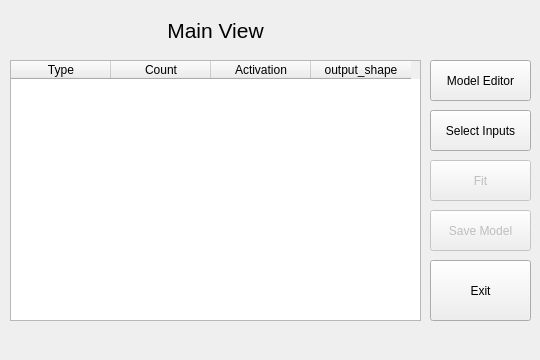
<?xml version="1.0" encoding="UTF-8"?>
<ui version="4.0">
 <class>Form</class>
 <widget class="QWidget" name="Form">
  <property name="geometry">
   <rect>
    <x>0</x>
    <y>0</y>
    <width>540</width>
    <height>360</height>
   </rect>
  </property>
  <property name="minimumSize">
   <size>
    <width>540</width>
    <height>360</height>
   </size>
  </property>
  <property name="maximumSize">
   <size>
    <width>540</width>
    <height>360</height>
   </size>
  </property>
  <property name="baseSize">
   <size>
    <width>480</width>
    <height>360</height>
   </size>
  </property>
  <property name="windowTitle">
   <string>Form</string>
  </property>
  <widget class="QLabel" name="label">
   <property name="geometry">
    <rect>
     <x>20</x>
     <y>10</y>
     <width>391</width>
     <height>41</height>
    </rect>
   </property>
   <property name="font">
    <font>
     <pointsize>16</pointsize>
    </font>
   </property>
   <property name="text">
    <string>Main View</string>
   </property>
   <property name="alignment">
    <set>Qt::AlignCenter</set>
   </property>
  </widget>
  <widget class="QPushButton" name="newmdl">
   <property name="geometry">
    <rect>
     <x>430</x>
     <y>60</y>
     <width>101</width>
     <height>41</height>
    </rect>
   </property>
   <property name="text">
    <string>Model Editor</string>
   </property>
  </widget>
  <widget class="QPushButton" name="exit">
   <property name="geometry">
    <rect>
     <x>430</x>
     <y>260</y>
     <width>101</width>
     <height>61</height>
    </rect>
   </property>
   <property name="text">
    <string>Exit</string>
   </property>
  </widget>
  <widget class="QTableWidget" name="mdltable">
   <property name="geometry">
    <rect>
     <x>10</x>
     <y>60</y>
     <width>411</width>
     <height>261</height>
    </rect>
   </property>
   <property name="verticalScrollBarPolicy">
    <enum>Qt::ScrollBarAlwaysOff</enum>
   </property>
   <property name="horizontalScrollBarPolicy">
    <enum>Qt::ScrollBarAlwaysOff</enum>
   </property>
   <property name="sizeAdjustPolicy">
    <enum>QAbstractScrollArea::AdjustToContents</enum>
   </property>
   <property name="autoScroll">
    <bool>true</bool>
   </property>
   <property name="rowCount">
    <number>0</number>
   </property>
   <property name="columnCount">
    <number>4</number>
   </property>
   <column>
    <property name="text">
     <string>Type</string>
    </property>
   </column>
   <column>
    <property name="text">
     <string>Count</string>
    </property>
   </column>
   <column>
    <property name="text">
     <string>Activation</string>
    </property>
   </column>
   <column>
    <property name="text">
     <string>output_shape</string>
    </property>
   </column>
  </widget>
  <widget class="QPushButton" name="selectinp">
   <property name="geometry">
    <rect>
     <x>430</x>
     <y>110</y>
     <width>101</width>
     <height>41</height>
    </rect>
   </property>
   <property name="text">
    <string>Select Inputs</string>
   </property>
  </widget>
  <widget class="QPushButton" name="savemdl">
   <property name="enabled">
    <bool>false</bool>
   </property>
   <property name="geometry">
    <rect>
     <x>430</x>
     <y>210</y>
     <width>101</width>
     <height>41</height>
    </rect>
   </property>
   <property name="text">
    <string>Save Model</string>
   </property>
  </widget>
  <widget class="QPushButton" name="selectinp_2">
   <property name="enabled">
    <bool>false</bool>
   </property>
   <property name="geometry">
    <rect>
     <x>430</x>
     <y>160</y>
     <width>101</width>
     <height>41</height>
    </rect>
   </property>
   <property name="text">
    <string>Fit</string>
   </property>
  </widget>
 </widget>
 <resources/>
 <connections/>
</ui>
